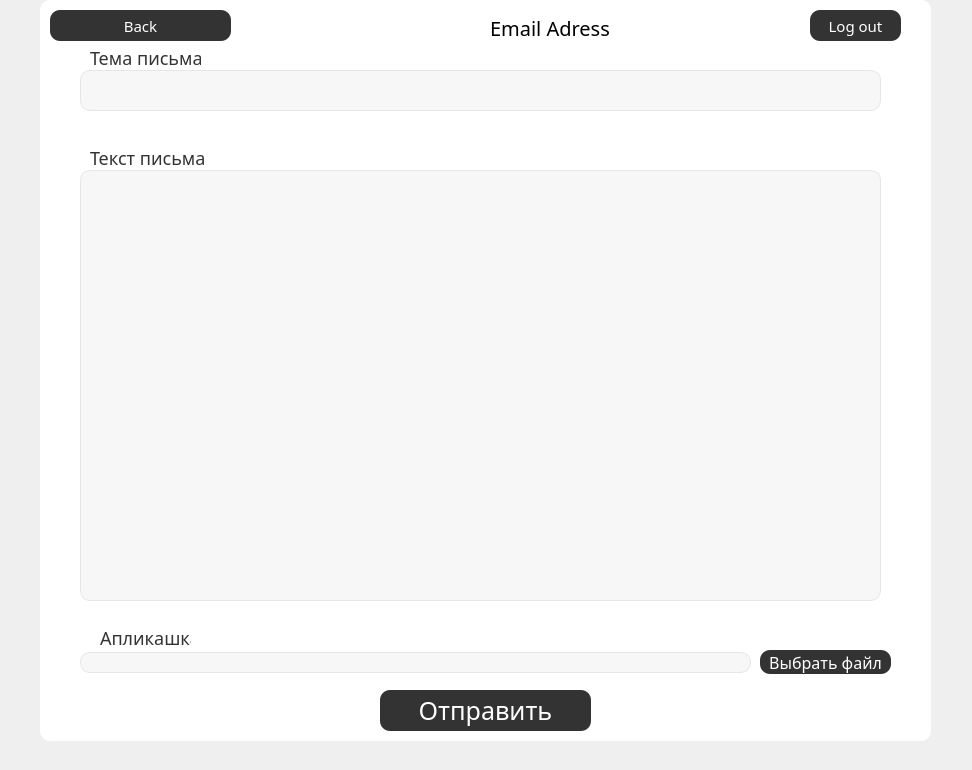
<?xml version="1.0" encoding="UTF-8"?>
<ui version="4.0">
 <class>MainForm</class>
 <widget class="QWidget" name="MainForm">
  <property name="geometry">
   <rect>
    <x>0</x>
    <y>0</y>
    <width>972</width>
    <height>770</height>
   </rect>
  </property>
  <property name="minimumSize">
   <size>
    <width>972</width>
    <height>770</height>
   </size>
  </property>
  <property name="maximumSize">
   <size>
    <width>972</width>
    <height>770</height>
   </size>
  </property>
  <property name="windowTitle">
   <string>Sailor Sender</string>
  </property>
  <widget class="QWidget" name="bg" native="true">
   <property name="geometry">
    <rect>
     <x>40</x>
     <y>30</y>
     <width>891</width>
     <height>711</height>
    </rect>
   </property>
   <property name="styleSheet">
    <string notr="true">background-color: white;
border-radius:10px;</string>
   </property>
   <widget class="QTextEdit" name="body">
    <property name="geometry">
     <rect>
      <x>40</x>
      <y>140</y>
      <width>801</width>
      <height>431</height>
     </rect>
    </property>
    <property name="font">
     <font>
      <family>Poppins Medium</family>
      <pointsize>16</pointsize>
      <weight>7</weight>
      <italic>false</italic>
      <bold>false</bold>
     </font>
    </property>
    <property name="styleSheet">
     <string notr="true"> background-color: #f7f7f7;
 border: 1px solid #e6e6e6;
 border-radius: 10px;
font: 57 16pt &quot;Poppins Medium&quot;;</string>
    </property>
    <property name="html">
     <string>&lt;!DOCTYPE HTML PUBLIC &quot;-//W3C//DTD HTML 4.0//EN&quot; &quot;http://www.w3.org/TR/REC-html40/strict.dtd&quot;&gt;
&lt;html&gt;&lt;head&gt;&lt;meta name=&quot;qrichtext&quot; content=&quot;1&quot; /&gt;&lt;style type=&quot;text/css&quot;&gt;
p, li { white-space: pre-wrap; }
&lt;/style&gt;&lt;/head&gt;&lt;body style=&quot; font-family:'Poppins Medium'; font-size:16pt; font-weight:56; font-style:normal;&quot;&gt;
&lt;p style=&quot;-qt-paragraph-type:empty; margin-top:0px; margin-bottom:0px; margin-left:0px; margin-right:0px; -qt-block-indent:0; text-indent:0px; font-weight:400;&quot;&gt;&lt;br /&gt;&lt;/p&gt;&lt;/body&gt;&lt;/html&gt;</string>
    </property>
   </widget>
   <widget class="QLineEdit" name="subjEdit">
    <property name="geometry">
     <rect>
      <x>40</x>
      <y>40</y>
      <width>801</width>
      <height>41</height>
     </rect>
    </property>
    <property name="font">
     <font>
      <family>Poppins</family>
      <pointsize>16</pointsize>
      <weight>7</weight>
      <italic>false</italic>
      <bold>false</bold>
     </font>
    </property>
    <property name="styleSheet">
     <string notr="true"> background-color: #f7f7f7;
 border: 1px solid #e6e6e6;
 border-radius: 10px;
 font: 57 16pt &quot;Poppins&quot;;</string>
    </property>
    <property name="text">
     <string/>
    </property>
   </widget>
   <widget class="QPushButton" name="sendFile">
    <property name="geometry">
     <rect>
      <x>720</x>
      <y>620</y>
      <width>131</width>
      <height>24</height>
     </rect>
    </property>
    <property name="styleSheet">
     <string notr="true">QPushButton {
background-color: #333333;
border-radius: 10px;

font-family: Poppins-Medium;
font-size: 16px;
color: #fff;
line-height: 1.2;
}</string>
    </property>
    <property name="text">
     <string>Выбрать файл</string>
    </property>
   </widget>
   <widget class="QLineEdit" name="fileChose">
    <property name="geometry">
     <rect>
      <x>40</x>
      <y>622</y>
      <width>671</width>
      <height>21</height>
     </rect>
    </property>
    <property name="styleSheet">
     <string notr="true"> background-color: #f7f7f7;
 border: 1px solid #e6e6e6;
 border-radius: 10px;
 font: 57 16pt &quot;Poppins&quot;;</string>
    </property>
   </widget>
   <widget class="QPushButton" name="sendForm">
    <property name="geometry">
     <rect>
      <x>340</x>
      <y>660</y>
      <width>211</width>
      <height>41</height>
     </rect>
    </property>
    <property name="styleSheet">
     <string notr="true">QPushButton {
background-color: #333333;
border-radius: 10px;

font-family: Poppins-Medium;
font-size: 25px;
color: #fff;
line-height: 1.2;
}</string>
    </property>
    <property name="text">
     <string>Отправить</string>
    </property>
   </widget>
   <widget class="QLabel" name="theme">
    <property name="geometry">
     <rect>
      <x>50</x>
      <y>20</y>
      <width>111</width>
      <height>16</height>
     </rect>
    </property>
    <property name="styleSheet">
     <string notr="true">font-family: Poppins-Regular;
color: #333333;
line-height: 1.2;
font-size: 18px;</string>
    </property>
    <property name="text">
     <string>Тема письма</string>
    </property>
   </widget>
   <widget class="QLabel" name="text">
    <property name="geometry">
     <rect>
      <x>50</x>
      <y>120</y>
      <width>121</width>
      <height>16</height>
     </rect>
    </property>
    <property name="styleSheet">
     <string notr="true">font-family: Poppins-Regular;
color: #333333;
line-height: 1.2;
font-size: 18px;</string>
    </property>
    <property name="text">
     <string>Текст письма</string>
    </property>
   </widget>
   <widget class="QLabel" name="fileAp">
    <property name="geometry">
     <rect>
      <x>60</x>
      <y>600</y>
      <width>91</width>
      <height>16</height>
     </rect>
    </property>
    <property name="styleSheet">
     <string notr="true">font-family: Poppins-Regular;
color: #333333;
line-height: 1.2;
font-size: 18px;</string>
    </property>
    <property name="text">
     <string>Апликашка</string>
    </property>
   </widget>
  </widget>
  <widget class="QWidget" name="log" native="true">
   <property name="geometry">
    <rect>
     <x>40</x>
     <y>0</y>
     <width>891</width>
     <height>51</height>
    </rect>
   </property>
   <property name="styleSheet">
    <string notr="true">background-color: white;
 border-radius:10px;</string>
   </property>
   <widget class="QPushButton" name="LogOut">
    <property name="geometry">
     <rect>
      <x>770</x>
      <y>10</y>
      <width>91</width>
      <height>31</height>
     </rect>
    </property>
    <property name="cursor">
     <cursorShape>PointingHandCursor</cursorShape>
    </property>
    <property name="styleSheet">
     <string notr="true">QPushButton {
background-color: #333333;
border-radius: 10px;

font-family: Poppins-Medium;
font-size: 15px;
color: #fff;
line-height: 1.2;
}
QPushButton::before {
  content: &quot;&quot;;
  display: block;
  position: absolute;
  z-index: -1;
  width: 100%;
  height: 100%;
  border-radius: 10px;
  top: 0;
  left: 0;
  background: #a64bf4;
  background: -webkit-linear-gradient(45deg, #00dbde, #fc00ff);
  background: -o-linear-gradient(45deg, #00dbde, #fc00ff);
  background: -moz-linear-gradient(45deg, #00dbde, #fc00ff);
  background: linear-gradient(45deg, #00dbde, #fc00ff);
  opacity: 0;
  -webkit-transition: all 0.4s;
  -o-transition: all 0.4s;
  -moz-transition: all 0.4s;
  transition: all 0.4s;
}

QPushButton:hover:before{
	opacity: 1;
}</string>
    </property>
    <property name="text">
     <string>Log out</string>
    </property>
   </widget>
   <widget class="QLabel" name="email">
    <property name="geometry">
     <rect>
      <x>450</x>
      <y>20</y>
      <width>121</width>
      <height>16</height>
     </rect>
    </property>
    <property name="styleSheet">
     <string notr="true">font-family: Poppins-Regular;
font-size: 20px;</string>
    </property>
    <property name="text">
     <string>Email Adress</string>
    </property>
   </widget>
   <widget class="QPushButton" name="back">
    <property name="geometry">
     <rect>
      <x>10</x>
      <y>10</y>
      <width>181</width>
      <height>31</height>
     </rect>
    </property>
    <property name="cursor">
     <cursorShape>PointingHandCursor</cursorShape>
    </property>
    <property name="styleSheet">
     <string notr="true">QPushButton {
background-color: #333333;
border-radius: 10px;

font-family: Poppins-Medium;
font-size: 15px;
color: #fff;
line-height: 1.2;
}
QPushButton::before {
  content: &quot;&quot;;
  display: block;
  position: absolute;
  z-index: -1;
  width: 100%;
  height: 100%;
  border-radius: 10px;
  top: 0;
  left: 0;
  background: #a64bf4;
  background: -webkit-linear-gradient(45deg, #00dbde, #fc00ff);
  background: -o-linear-gradient(45deg, #00dbde, #fc00ff);
  background: -moz-linear-gradient(45deg, #00dbde, #fc00ff);
  background: linear-gradient(45deg, #00dbde, #fc00ff);
  opacity: 0;
  -webkit-transition: all 0.4s;
  -o-transition: all 0.4s;
  -moz-transition: all 0.4s;
  transition: all 0.4s;
}

QPushButton:hover:before{
	opacity: 1;
}</string>
    </property>
    <property name="text">
     <string>Back</string>
    </property>
   </widget>
  </widget>
  <widget class="QWidget" name="b_g" native="true">
   <property name="geometry">
    <rect>
     <x>-20</x>
     <y>-10</y>
     <width>1001</width>
     <height>791</height>
    </rect>
   </property>
  </widget>
  <zorder>b_g</zorder>
  <zorder>bg</zorder>
  <zorder>log</zorder>
 </widget>
 <resources/>
 <connections/>
</ui>
